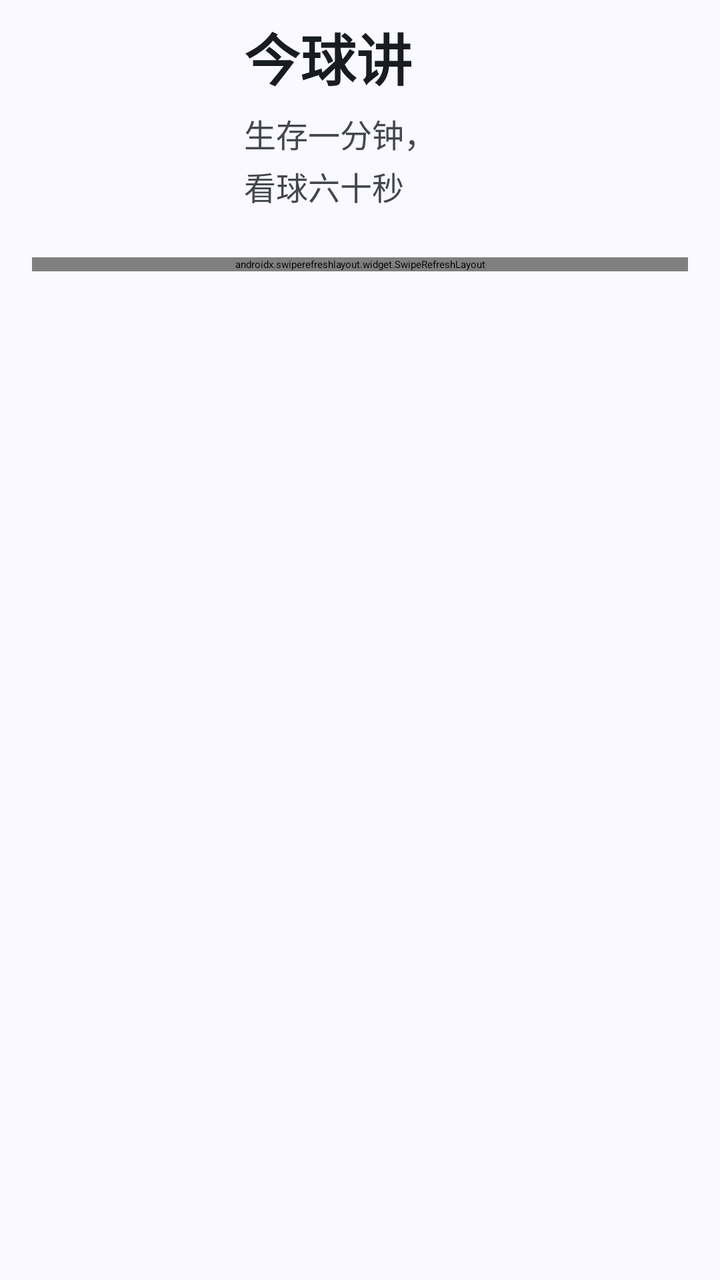
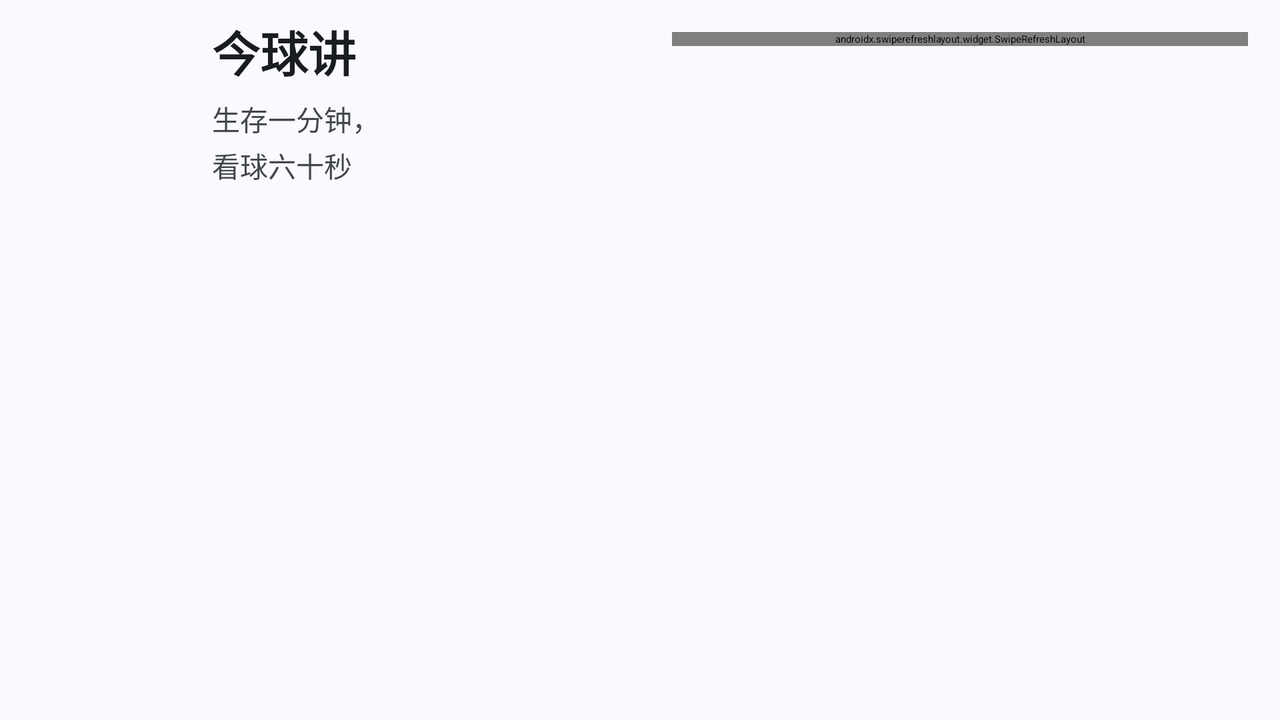

One screen, two layout resources from the same app: the default and the repository's alternative for another configuration. Each is rendered where Android would select it; the XML of both is given below.
<!-- AndroidManifest.xml: application theme AppTheme -->
<!-- res/layout/fragment_podcast.xml -->
<?xml version="1.0" encoding="utf-8"?>
<androidx.constraintlayout.widget.ConstraintLayout xmlns:android="http://schemas.android.com/apk/res/android"
    xmlns:app="http://schemas.android.com/apk/res-auto"
    xmlns:tools="http://schemas.android.com/tools"
    android:id="@+id/podcast_detail"
    android:layout_width="match_parent"
    android:layout_height="match_parent"
    android:background="?attr/colorSurface" >

    <com.google.android.material.appbar.MaterialToolbar
        android:id="@+id/toolbar"
        android:layout_width="match_parent"
        android:layout_height="wrap_content"
        android:minHeight="?attr/actionBarSize"
        app:layout_constraintTop_toTopOf="parent"
        app:layout_constraintStart_toStartOf="parent"
        app:layout_constraintEnd_toEndOf="parent"
        tools:visibility="visible" />

    <com.google.android.material.imageview.ShapeableImageView
        android:id="@+id/podcast_cover" android:layout_width="88dp" android:layout_height="88dp"
        android:layout_marginStart="16dp" android:layout_marginTop="8dp" android:scaleType="centerCrop"
        android:contentDescription="@string/app_name" android:src="@drawable/podcast_cover"
        app:shapeAppearanceOverlay="@style/EpisodeCoverShape"
        app:layout_constraintStart_toStartOf="parent" app:layout_constraintTop_toBottomOf="@id/toolbar" />

    <com.google.android.material.textview.MaterialTextView
        android:id="@+id/podcast_brand_title" android:layout_width="0dp" android:layout_height="wrap_content"
        android:layout_marginStart="18dp" android:layout_marginEnd="16dp" android:text="@string/app_name"
        android:textSize="28sp" android:textStyle="bold" android:textColor="?attr/colorOnSurface"
        app:layout_constraintStart_toEndOf="@id/podcast_cover" app:layout_constraintEnd_toEndOf="parent"
        app:layout_constraintTop_toTopOf="@id/podcast_cover" />

    <com.google.android.material.textview.MaterialTextView
        android:id="@+id/podcast_tagline" android:layout_width="0dp" android:layout_height="wrap_content"
        android:layout_marginTop="6dp" android:text="@string/programme_tagline" android:textSize="16sp"
        android:lineSpacingExtra="3dp" android:textColor="?attr/colorOnSurfaceVariant"
        app:layout_constraintStart_toStartOf="@id/podcast_brand_title" app:layout_constraintEnd_toEndOf="@id/podcast_brand_title"
        app:layout_constraintTop_toBottomOf="@id/podcast_brand_title" />

    <androidx.constraintlayout.widget.Barrier android:id="@+id/podcast_header_bottom"
        android:layout_width="wrap_content" android:layout_height="wrap_content"
        app:barrierDirection="bottom" app:constraint_referenced_ids="podcast_cover,podcast_tagline" />

    <ImageButton
        android:id="@+id/search_icon"
        android:layout_width="wrap_content"
        android:layout_height="wrap_content"
        android:layout_marginStart="16dp"
        android:layout_marginTop="8dp"
        android:background="?attr/selectableItemBackgroundBorderless"
        android:contentDescription="@string/descr_episode_list_search_button"
        android:paddingTop="4dp"
        android:paddingBottom="4dp"
        app:layout_constraintStart_toStartOf="parent"
        app:layout_constraintTop_toBottomOf="@id/podcast_header_bottom"
        app:srcCompat="@drawable/ic_search_24dp" />

    <com.google.android.material.textfield.TextInputEditText
        android:id="@+id/search_text_field"
        android:layout_width="0dp"
        android:layout_height="wrap_content"
        android:layout_marginStart="8dp"
        android:layout_marginEnd="8dp"
        android:hint="@string/episode_list_search_hint"
        android:imeOptions="actionSearch"
        android:singleLine="true"
        android:textAppearance="@style/TextAppearance.Material3.LabelLarge"
        android:visibility="invisible"
        app:layout_constraintBottom_toBottomOf="@+id/search_icon"
        app:layout_constraintEnd_toStartOf="@+id/filter_icon"
        app:layout_constraintStart_toEndOf="@+id/search_icon"
        app:layout_constraintTop_toTopOf="@+id/search_icon"
        tools:visibility="visible" />

    <com.google.android.material.chip.Chip
        android:id="@+id/search_term_chip"
        android:layout_width="wrap_content"
        android:layout_height="wrap_content"
        android:layout_marginStart="8dp"
        android:layout_marginEnd="8dp"
        android:singleLine="true"
        android:ellipsize="end"
        android:visibility="invisible"
        app:closeIcon="@drawable/ic_clear_24dp"
        app:closeIconVisible="true"
        app:layout_constraintBottom_toBottomOf="@+id/search_icon"
        app:layout_constraintEnd_toStartOf="@+id/filter_icon"
        app:layout_constraintHorizontal_bias="0.0"
        app:layout_constraintStart_toEndOf="@+id/search_icon"
        app:layout_constraintTop_toTopOf="@+id/search_icon"
        app:layout_constrainedWidth="true"
        tools:text="@string/sample_text_search_term"
        tools:visibility="invisible" />

    <ImageButton
        android:id="@+id/filter_icon"
        android:layout_width="wrap_content"
        android:layout_height="wrap_content"
        android:layout_marginEnd="16dp"
        android:background="?attr/selectableItemBackgroundBorderless"
        android:contentDescription="@string/descr_episode_list_filter_button"
        android:paddingTop="4dp"
        android:paddingBottom="4dp"
        app:layout_constraintBottom_toBottomOf="@+id/search_icon"
        app:layout_constraintEnd_toEndOf="parent"
        app:layout_constraintTop_toTopOf="@+id/search_icon"
        app:srcCompat="@drawable/ic_filter_24dp" />

    <androidx.coordinatorlayout.widget.CoordinatorLayout
        android:id="@+id/coordinatorLayout"
        android:layout_width="0dp"
        android:layout_height="wrap_content"
        android:layout_marginTop="8dp"
        android:background="?attr/colorSurface"
        app:layout_constrainedHeight="true"
        app:layout_constraintBottom_toBottomOf="parent"
        app:layout_constraintStart_toStartOf="@id/search_icon"
        app:layout_constraintEnd_toEndOf="@id/filter_icon"
        app:layout_constraintTop_toBottomOf="@+id/search_icon"
        app:layout_constraintHorizontal_bias="0.0"
        app:layout_constraintVertical_bias="0">

        <androidx.swiperefreshlayout.widget.SwipeRefreshLayout
            android:id="@+id/swipe_refresh_podcast_layout"
            android:layout_width="match_parent"
            android:layout_height="wrap_content">

            <androidx.recyclerview.widget.RecyclerView
                android:id="@+id/episodes_list"
                android:layout_width="match_parent"
                android:layout_height="match_parent"
                android:background="?attr/colorSurface"
                android:clipToPadding="false"
                tools:listitem="@layout/element_episode"
                tools:visibility="visible" />

        </androidx.swiperefreshlayout.widget.SwipeRefreshLayout>

    </androidx.coordinatorlayout.widget.CoordinatorLayout>

</androidx.constraintlayout.widget.ConstraintLayout>
<!-- resources referenced by this layout -->
<resources>
  <!-- drawable ic_clear_24dp (drawable) -->
  <vector xmlns:android="http://schemas.android.com/apk/res/android"
      android:width="24dp"
      android:height="24dp"
      android:viewportWidth="960"
      android:viewportHeight="960">
      <path
          android:fillColor="?attr/colorOnPrimaryContainer"
          android:pathData="M256,732.31L227.69,704L451.69,480L227.69,256L256,227.69L480,451.69L704,227.69L732.31,256L508.31,480L732.31,704L704,732.31L480,508.31L256,732.31Z"/>
  </vector>
  <string name="app_name">今球讲</string>
  <string name="descr_episode_list_filter_button">Filter symbol</string>
  <string name="descr_episode_list_search_button">Search symbol</string>
  <string name="episode_list_search_hint">Filter episode titles</string>
  <string name="programme_tagline">生存一分钟，\n看球六十秒</string>
  <string name="sample_text_search_term" translatable="false">Foo</string>
  <style name="EpisodeCoverShape"><item name="cornerFamily">rounded</item><item name="cornerSize">10dp</item></style>
  <!-- from res/values-v35/ -->
  <style name="AppTheme" parent="AppTheme.Base">
  
          
          <item name="android:windowLightStatusBar">true</item>
  
          
  
      </style>
  <style name="AppPreferenceFragmentCompatStyle" parent="@style/PreferenceFragment.Material">
          <item name="android:layout">@layout/fragment_settings</item>
      </style>
  <color name="md_theme_primary">#246C68</color>
  <color name="md_theme_onPrimary">#FFFFFF</color>
  <color name="md_theme_primaryContainer">#A7F0E8</color>
  <color name="md_theme_onPrimaryContainer">#00201E</color>
  <color name="md_theme_secondary">#555F71</color>
  <color name="md_theme_onSecondary">#FFFFFF</color>
  <color name="md_theme_secondaryContainer">#D9E3F9</color>
  <color name="md_theme_onSecondaryContainer">#3E4758</color>
  <color name="md_theme_tertiary">#6F5675</color>
  <color name="md_theme_onTertiary">#FFFFFF</color>
  <color name="md_theme_tertiaryContainer">#F9D8FE</color>
  <color name="md_theme_onTertiaryContainer">#563E5C</color>
  <color name="md_theme_error">#BA1A1A</color>
  <color name="md_theme_onError">#FFFFFF</color>
  <color name="md_theme_errorContainer">#FFDAD6</color>
  <color name="md_theme_onErrorContainer">#93000A</color>
  <color name="md_theme_background">#F9F9FF</color>
  <color name="md_theme_onBackground">#191C20</color>
  <color name="md_theme_surface">#F9F9FF</color>
  <color name="md_theme_onSurface">#191C20</color>
  <color name="md_theme_surfaceVariant">#E0E2EC</color>
  <color name="md_theme_onSurfaceVariant">#43474E</color>
  <color name="md_theme_outline">#74777F</color>
  <color name="md_theme_outlineVariant">#C4C6CF</color>
  <color name="md_theme_inverseSurface">#2E3035</color>
  <color name="md_theme_inverseOnSurface">#F0F0F7</color>
  <color name="md_theme_inversePrimary">#A9C7FF</color>
  <color name="md_theme_primaryFixed">#D6E3FF</color>
  <color name="md_theme_onPrimaryFixed">#001B3D</color>
  <color name="md_theme_primaryFixedDim">#A9C7FF</color>
  <color name="md_theme_onPrimaryFixedVariant">#264777</color>
  <color name="md_theme_secondaryFixed">#D9E3F9</color>
  <color name="md_theme_onSecondaryFixed">#121C2B</color>
  <color name="md_theme_secondaryFixedDim">#BDC7DC</color>
  <color name="md_theme_onSecondaryFixedVariant">#3E4758</color>
  <color name="md_theme_tertiaryFixed">#F9D8FE</color>
  <color name="md_theme_onTertiaryFixed">#28132F</color>
  <color name="md_theme_tertiaryFixedDim">#DCBCE1</color>
  <color name="md_theme_onTertiaryFixedVariant">#563E5C</color>
  <color name="md_theme_surfaceDim">#D9D9E0</color>
  <color name="md_theme_surfaceBright">#F9F9FF</color>
  <color name="md_theme_surfaceContainerLowest">#FFFFFF</color>
  <color name="md_theme_surfaceContainerLow">#F3F3FA</color>
  <color name="md_theme_surfaceContainer">#EDEDF4</color>
  <color name="md_theme_surfaceContainerHigh">#E7E8EE</color>
  <color name="md_theme_surfaceContainerHighest">#E2E2E9</color>
  <!-- some entries are left out for length -->
</resources>
<!-- res/layout-land/fragment_podcast.xml (the repository's variant of the layout above) -->
<!-- drawn on the phone turned sideways -->
<?xml version="1.0" encoding="utf-8"?>
<androidx.constraintlayout.widget.ConstraintLayout xmlns:android="http://schemas.android.com/apk/res/android"
    xmlns:app="http://schemas.android.com/apk/res-auto"
    xmlns:tools="http://schemas.android.com/tools"
    android:id="@+id/podcast_detail"
    android:layout_width="match_parent"
    android:layout_height="match_parent"
    android:background="?attr/colorSurface">

    <com.google.android.material.appbar.MaterialToolbar
        android:id="@+id/toolbar"
        android:layout_width="match_parent"
        android:layout_height="wrap_content"
        android:minHeight="?attr/actionBarSize"
        app:layout_constraintTop_toTopOf="parent"
        app:layout_constraintStart_toStartOf="parent"
        app:layout_constraintEnd_toEndOf="parent"
        tools:visibility="visible" />

    <com.google.android.material.imageview.ShapeableImageView
        android:id="@+id/podcast_cover" android:layout_width="72dp" android:layout_height="72dp"
        android:layout_marginStart="16dp" android:layout_marginTop="8dp" android:scaleType="centerCrop"
        android:contentDescription="@string/app_name" android:src="@drawable/podcast_cover"
        app:shapeAppearanceOverlay="@style/EpisodeCoverShape"
        app:layout_constraintStart_toStartOf="parent" app:layout_constraintTop_toBottomOf="@id/toolbar" />

    <com.google.android.material.textview.MaterialTextView
        android:id="@+id/podcast_brand_title" android:layout_width="0dp" android:layout_height="wrap_content"
        android:layout_marginStart="18dp" android:layout_marginEnd="16dp" android:text="@string/app_name"
        android:textSize="24sp" android:textStyle="bold" android:textColor="?attr/colorOnSurface"
        app:layout_constraintStart_toEndOf="@id/podcast_cover" app:layout_constraintEnd_toStartOf="@id/vertical_center"
        app:layout_constraintTop_toTopOf="@id/podcast_cover" />

    <com.google.android.material.textview.MaterialTextView
        android:id="@+id/podcast_tagline" android:layout_width="0dp" android:layout_height="wrap_content"
        android:layout_marginTop="6dp" android:text="@string/programme_tagline" android:textSize="14sp"
        android:lineSpacingExtra="3dp" android:textColor="?attr/colorOnSurfaceVariant"
        app:layout_constraintStart_toStartOf="@id/podcast_brand_title" app:layout_constraintEnd_toEndOf="@id/podcast_brand_title"
        app:layout_constraintTop_toBottomOf="@id/podcast_brand_title" />

    <androidx.constraintlayout.widget.Barrier android:id="@+id/podcast_header_bottom"
        android:layout_width="wrap_content" android:layout_height="wrap_content"
        app:barrierDirection="bottom" app:constraint_referenced_ids="podcast_cover,podcast_tagline" />

    <ImageButton
        android:id="@+id/search_icon"
        android:layout_width="wrap_content"
        android:layout_height="wrap_content"
        android:layout_marginStart="16dp"
        android:background="?attr/selectableItemBackgroundBorderless"
        android:contentDescription="@string/descr_episode_list_search_button"
        android:paddingTop="4dp"
        android:paddingBottom="4dp"
        app:layout_constraintStart_toStartOf="@+id/vertical_center"
        app:layout_constraintTop_toBottomOf="@+id/toolbar"
        app:srcCompat="@drawable/ic_search_24dp" />

    <com.google.android.material.textfield.TextInputEditText
        android:id="@+id/search_text_field"
        android:layout_width="0dp"
        android:layout_height="wrap_content"
        android:layout_marginStart="8dp"
        android:layout_marginEnd="8dp"
        android:hint="@string/episode_list_search_hint"
        android:imeOptions="actionSearch"
        android:singleLine="true"
        android:textAppearance="@style/TextAppearance.Material3.LabelLarge"
        android:visibility="invisible"
        app:layout_constraintBottom_toBottomOf="@+id/search_icon"
        app:layout_constraintEnd_toStartOf="@+id/filter_icon"
        app:layout_constraintStart_toEndOf="@+id/search_icon"
        app:layout_constraintTop_toTopOf="@+id/search_icon"
        tools:visibility="visible" />

    <com.google.android.material.chip.Chip
        android:id="@+id/search_term_chip"
        android:layout_width="wrap_content"
        android:layout_height="wrap_content"
        android:layout_marginStart="8dp"
        android:layout_marginEnd="8dp"
        android:singleLine="true"
        android:ellipsize="end"
        android:visibility="invisible"
        app:closeIcon="@drawable/ic_clear_24dp"
        app:closeIconVisible="true"
        app:layout_constraintBottom_toBottomOf="@+id/search_icon"
        app:layout_constraintEnd_toStartOf="@+id/filter_icon"
        app:layout_constraintHorizontal_bias="0.0"
        app:layout_constraintStart_toEndOf="@+id/search_icon"
        app:layout_constraintTop_toTopOf="@+id/search_icon"
        app:layout_constrainedWidth="true"
        tools:text="@string/sample_text_search_term"
        tools:visibility="invisible" />

    <ImageButton
        android:id="@+id/filter_icon"
        android:layout_width="wrap_content"
        android:layout_height="wrap_content"
        android:layout_marginEnd="16dp"
        android:background="?attr/selectableItemBackgroundBorderless"
        android:contentDescription="@string/descr_episode_list_filter_button"
        android:paddingTop="4dp"
        android:paddingBottom="4dp"
        app:layout_constraintBottom_toBottomOf="@+id/search_icon"
        app:layout_constraintEnd_toEndOf="parent"
        app:layout_constraintTop_toTopOf="@+id/search_icon"
        app:srcCompat="@drawable/ic_filter_24dp" />


    <androidx.coordinatorlayout.widget.CoordinatorLayout
        android:layout_width="0dp"
        android:layout_height="wrap_content"
        android:layout_marginTop="8dp"
        android:background="?attr/colorSurface"
        app:layout_constrainedHeight="true"
        app:layout_constraintBottom_toBottomOf="parent"
        app:layout_constraintStart_toStartOf="@+id/search_icon"
        app:layout_constraintEnd_toEndOf="@id/filter_icon"
        app:layout_constraintTop_toBottomOf="@+id/search_icon"
        app:layout_constraintHorizontal_bias="0.0"
        app:layout_constraintVertical_bias="0">

        <androidx.swiperefreshlayout.widget.SwipeRefreshLayout
            android:id="@+id/swipe_refresh_podcast_layout"
            android:layout_width="match_parent"
            android:layout_height="wrap_content">

            <androidx.recyclerview.widget.RecyclerView
                android:id="@+id/episodes_list"
                android:layout_width="match_parent"
                android:layout_height="match_parent"
                android:background="?attr/colorSurface"
                android:clipToPadding="false"
                tools:listitem="@layout/element_episode"
                tools:visibility="visible" />

        </androidx.swiperefreshlayout.widget.SwipeRefreshLayout>

    </androidx.coordinatorlayout.widget.CoordinatorLayout>

    <androidx.constraintlayout.widget.Guideline
        android:id="@+id/vertical_center"
        android:layout_width="wrap_content"
        android:layout_height="wrap_content"
        android:orientation="vertical"
        app:layout_constraintGuide_percent="0.5" />

</androidx.constraintlayout.widget.ConstraintLayout>
